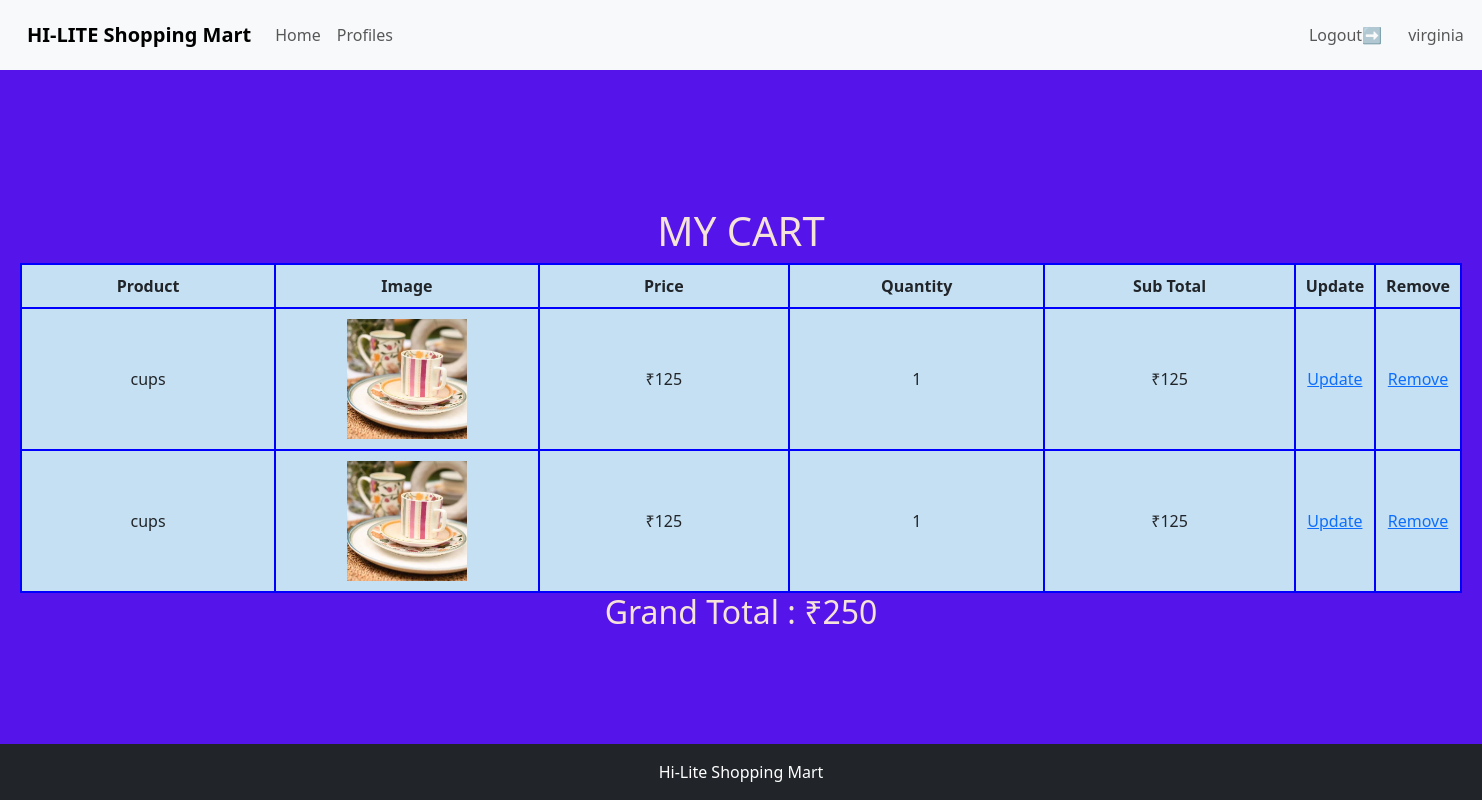
/shop/cart/ (signed in), run on the app's committed database.
### shop/models.py (models this page shows, shortened)
class CartItem(models.Model):
    cart = models.ForeignKey(Cart, on_delete=models.CASCADE)
    product = models.ForeignKey(Product, on_delete=models.CASCADE)
    quantity = models.PositiveIntegerField(default=1)
    def sub_total(self):
        return self.product.price * self.quantity

class Product(models.Model):
    name=models.CharField(max_length=40)
    price=models.IntegerField()
    des=models.TextField(blank=True)
    cat=models.ForeignKey(Category,on_delete=models.CASCADE)
    pimg=models.ImageField(upload_to="product",blank=True)

### shop/views.py (the view)
# urls.py: path("cart/", view_cart, name="view_cart"),
@login_required(login_url="/shop/login")
def view_cart(request):
    cart = Cart.objects.get(user=request.user)
    cart_items = CartItem.objects.filter(cart=cart)
    total = 0
    for item in cart_items:
        total += item.sub_total()
    return render(request, "cart.html", {"cart_items": cart_items,"total": total,})

### templates/cart.html
{% extends 'base.html' %}
{% load static %}
{% block content %}
    <link rel="stylesheet" href="{% static 'css/products.css' %}">
    <h1>MY CART</h1>
    {% if cart_items %}
    <table>
        <thead>
            <tr>
                <th>Product</th>
                <th>Image</th>
                <th>Price</th>
                <th>Quantity</th>
                <th>Sub Total</th>
                <th>Update</th>
                <th>Remove</th>
            </tr>
        </thead>
        <tbody>
        {% for item in cart_items %}
            <tr>
                <td>{{ item.product.name }}</td>
                <td>{% if item.product.pimg %}
                        <img src="{{ item.product.pimg.url }}" height="120" width="120">
                    {% endif %}</td>
                <td>₹{{ item.product.price }}</td>
                <td>{{ item.quantity }}</td>
                <td>₹{{ item.sub_total }}</td>
                <td><a href="{% url 'update_cart' item.id %}">Update</a></td>
                <td><a href="{% url 'remove_from_cart' item.id %}"
                    onclick="return confirm('Are you sure you want to remove this item from your cart?');">Remove</a></td>
            </tr>
        {% endfor %}
        </tbody>
    </table>
    <h2>Grand Total : ₹{{ total }}</h2>
    {% else %}
    <h2>Your cart is empty.</h2>
    {% endif %}
    <br>
{% endblock %}

### templates/base.html (shortened to what this page needs)
{% load static %}
<head>
    <link href="https://cdn.jsdelivr.net/npm/bootstrap@5.3.8/dist/css/bootstrap.min.css" rel="stylesheet">
    <link rel="stylesheet" href="{% static 'css/base.css' %}">
</head>
<body>
    <header>
        <nav class="navbar navbar-expand-lg bg-body-tertiary">
                <div class="container-fluid">
                    <a class="navbar-brand  fw-bold" href="#">HI-LITE Shopping Mart</a>
                    <div class="collapse navbar-collapse" id="navbarSupportedContent">
                    <ul class="navbar-nav me-auto mb-2 mb-lg-0">
                        <li class="nav-item">
                        <a class="nav-link" href="{% url 'products'%}">Home</a>
                        </li>
                        {% if user.is_authenticated %}
                            <li class="nav-item">
                            <a class="nav-link" href="{% url 'profiles'%}">Profiles</a>
                            </li>
                            <div class="nav-right">
                                <li class="nav-item">
                                <a class="nav-link" href="{% url 'logout'%}">Logout➡️</a>
                                </li>
                                <li class="nav-item">
                                <a class="nav-link" href="">{{request.user}}</a>
                                </li>
                            </div>
                        {%endif%}
                    </ul>
                    </div>
                </div>
        </nav>
    </header>
    <div class="main">
            {% block content%}
            {% endblock %}
    </div>
<footer class="bg-dark text-white text-center p-3">
    Hi-Lite Shopping Mart
</footer>
</body>
</html>

### static/css/base.css (style rules this page uses)
.main { background-color: rgb(84, 20, 234); color: rgb(245, 226, 217); display: flex; flex-direction: column; align-items: center; justify-content: center; flex: 1; padding: 20px; }
body { min-height: 100%; display: flex; flex-direction: column; margin: 0; }
.navbar { display: flex; justify-content: space-between; align-items: center; padding: 15px; background-color: #f2f2f2; }
.nav-right { display: flex; flex-direction: row; gap: 10px; align-items: right; justify-items: end; margin-left: 900px; }
footer { margin-top: auto; position: fixed; bottom: 0; left: 0; width: 100%; z-index: 1000; }

### static/css/products.css (style rules this page uses)
td { border: 2px solid blue; padding: 10px; width: 20%; border: 2px solid blue; padding: 10px; text-align: center; vertical-align: middle; }
tr { padding: 10px; width: 20%; }
th { border: 2px solid blue; padding: 10px; text-align: center; vertical-align: middle; }
img { max-width: 300px; height: auto; }
table { width: 100%; border-collapse: collapse; border: 2px solid blue; width: 100%; border-collapse: collapse; background-color: rgb(197, 224, 243); }

### data on the page
CartItem: product.name "cups", product.pimg (picture), product.price "125", quantity "1", sub_total "125"
CartItem: product.name "cups", product.pimg (picture), product.price "125", quantity "1", sub_total "125"

### other printed values
{{ request.user }} "virginia"
{{ total }} "250"
